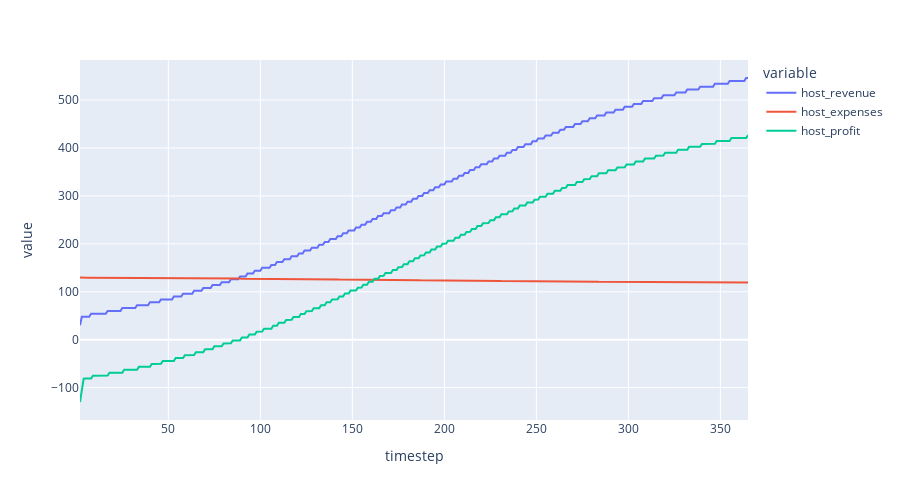

Notebook code cell kept with this figure:
### Code cell
fig = px.line(
    fig_df,
    x='timestep',
    y=['host_revenue', 'host_expenses', 'host_profit'],
    height=500,
    animation_frame='run'
)

fig.show()

### Figure 1 — Plotly figure (JSON) as saved in the notebook; plotly's stock layout.template omitted (floating-point values rounded to 4 significant figures; data arrays with more than 128 entries replaced by an {"elided": "..."} marker saying what was removed)
{"data": [{"hovertemplate": "variable=host_revenue<br>run=1<br>timestep=%{x}<br>value=%{y}<extra></extra>", "legendgroup": "host_revenue", "line": {"color": "#636efa", "dash": "solid"}, "mode": "lines", "name": "host_revenue", "orientation": "v", "showlegend": true, "type": "scatter", "x": {"elided": "364 int values"}, "xaxis": "x", "y": {"elided": "364 int values"}, "yaxis": "y"}, {"hovertemplate": "variable=host_expenses<br>run=1<br>timestep=%{x}<br>value=%{y}<extra></extra>", "legendgroup": "host_expenses", "line": {"color": "#EF553B", "dash": "solid"}, "mode": "lines", "name": "host_expenses", "orientation": "v", "showlegend": true, "type": "scatter", "x": {"elided": "364 int values"}, "xaxis": "x", "y": {"elided": "364 float values"}, "yaxis": "y"}, {"hovertemplate": "variable=host_profit<br>run=1<br>timestep=%{x}<br>value=%{y}<extra></extra>", "legendgroup": "host_profit", "line": {"color": "#00cc96", "dash": "solid"}, "mode": "lines", "name": "host_profit", "orientation": "v", "showlegend": true, "type": "scatter", "x": {"elided": "364 int values"}, "xaxis": "x", "y": {"elided": "364 float values"}, "yaxis": "y"}], "layout": {"height": 500, "legend": {"title": {"text": "variable"}, "tracegroupgap": 0}, "margin": {"t": 60}, "xaxis": {"anchor": "y", "domain": [0, 1], "title": {"text": "timestep"}}, "yaxis": {"anchor": "x", "domain": [0, 1], "title": {"text": "value"}}}}
